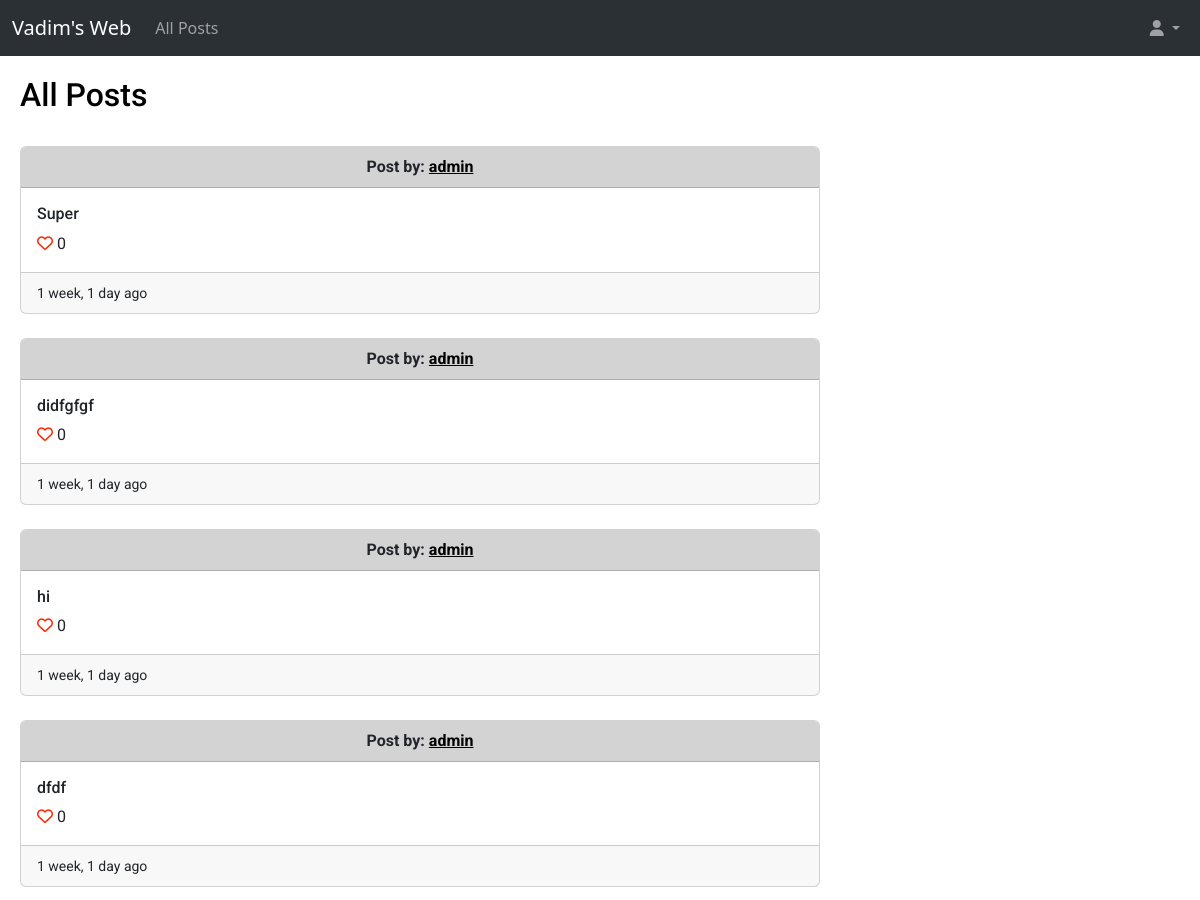
The app's page / (upper part), older data.
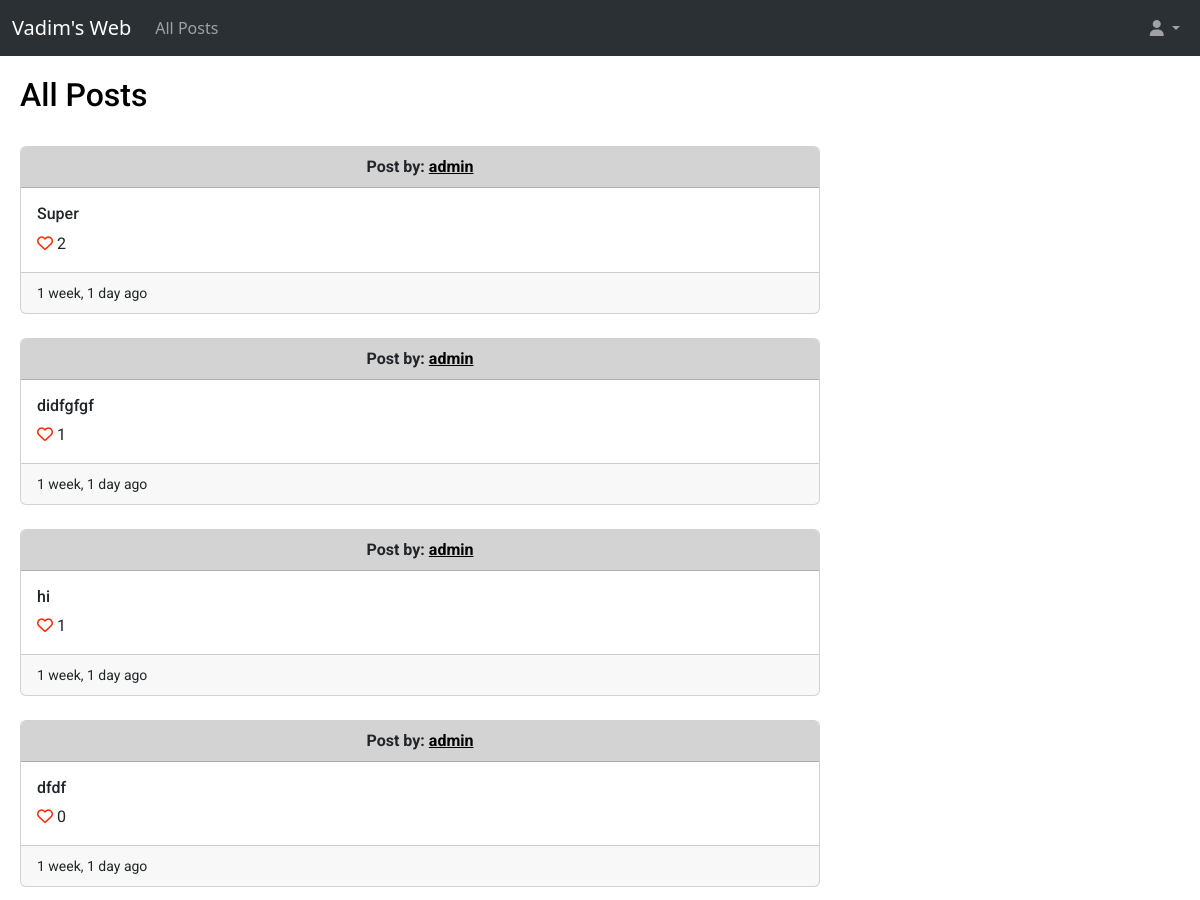
The same page, newer data.
### web/models.py (models this page shows, shortened)
class Post(models.Model):
    user = models.ForeignKey(User, on_delete=models.CASCADE, related_name='post_user')
    content = models.CharField(max_length=140)
    creation_date = models.DateTimeField(auto_now_add=True, blank=True)
    number_of_likes = models.IntegerField(default=0)
    comments = models.ManyToManyField('Comments', blank=True, related_name="comments")

class User(AbstractUser):
    number_of_followers = models.IntegerField(default=0)
    number_of_following = models.IntegerField(default=0)
    def __str__(self):
        return f"{self.username}"

### web/views.py (the view)
# urls.py: path("", views.index, name="index"),
def index(request):
    allposts = Post.objects.all().order_by('id').reverse()
    current_user = request.user
    paginator = Paginator(allposts, 10)
    page_namber = request.GET.get('page')
    page_obj = paginator.get_page(page_namber)
    whoyoulike = []
    all_likes = Like.objects.all()
    for like in all_likes:
        if like.user == current_user:
            whoyoulike.append(like.post.id)
    return render(request, "web/index.html", {
                "allposts": page_obj,
                "current_user": current_user,
                "whoyoulike": whoyoulike
            })

### web/templates/web/index.html (shortened to what this page needs)
{% extends "web/layout.html" %}
{% load humanize %}
{% block body %}
    <h2>All Posts</h2>
    {% if user.is_authenticated %}
        <br>
        <h4>New Post</h4>
        <form action="{% url 'newpost' %}" method="post">
            {% csrf_token %}
            <div class="mb-3">
                <textarea class="form-control" rows="3" name="content"></textarea>
                <button style="margin-top: 10px;" type="submit" class="btn btn-primary mb-3">Post</button>
            </div>
        </form>
    {% else %}
        <br>
    {% endif %}
    {% for post in allposts %}
        <div class="card" style="max-width: 50rem;">
            <div style="background-color:lightgray;" class="card-header text-center">
                {% if user.is_authenticated %}
                    <strong >Post by: <a  style="color: black;" href="{% url 'profileforuserid' post.user.id %}">{{ post.user }}</a></strong>
                    {% if current_user == post.user %}
                        <button  type="button" class="btn btn-outline-light btn-sm " data-bs-toggle="modal" data-bs-target="#deletePostModal">
                            Delete Post
                        </button>
                        <div class="modal fade" id="deletePostModal" tabindex="-1" aria-labelledby="deletePostModalLabel" aria-hidden="true">
                            <div class="modal-dialog">
                              <div class="modal-content">
                                <div class="modal-header">
                                  <button type="button" class="btn-close" data-bs-dismiss="modal" aria-label="Close"></button>
                                </div>
                                <div class="modal-body">
                                  Are you sure, you want to delete this post?
                                </div>
                                <div class="modal-footer">
                                  <button type="button" class="btn btn-secondary" data-bs-dismiss="modal">No</button>
                                  <a href="{% url 'delete_post' post.id %}" class="btn btn-primary">Yes</a>
                                </div>
                              </div>
                            </div>
                          </div>
                    {% endif %}
                {% else %}
                    <strong>Post by: <a style="color: black;" href="{% url 'login' %}">{{ post.user }}</a></strong>
                {% endif %}
            </div>
            <div class="card-body">
                <h6 class="card-title" id="content_area{{ post.id }}">{{ post.content }}</h6>
                {% if user.is_authenticated %}
                    {% if post.id in whoyoulike %}
                        <button class="fa-solid fa-heart" style="color: #ff2600;" onclick="likeHandler({{ post.id }}, {{ whoyoulike }})" id="{{ post.id }}"> </button><span id="like_number{{ post.id }}"> {{ post.number_of_likes }}</span>
                    {% else %}
                        <button class="fa-regular fa-heart" style="color: #ff2600;" onclick="likeHandler({{ post.id }}, {{ whoyoulike }})" id="{{ post.id }}"> </button> <span id="like_number{{ post.id }}">{{ post.number_of_likes }}</span>
                            {% endif %}
                {% else %}
                    <a href="{% url 'login' %}" class="fa-regular fa-heart" style="color: #ff2600; text-decoration: none;" ></a><span> {{ post.number_of_likes }}</span>
                {% endif %}
            </div>
            <div class="card-footer">
                <small>{{ post.creation_date|naturaltime }}</small>
            </div>
        </div>
        <br>
    {% endfor %}
{% endblock %}

Row changes from the older to the newer data that the page shows:
changed Post "Super": number_of_likes "0" → "2"
changed Post "didfgfgf": number_of_likes "0" → "1"
changed Post "hi": number_of_likes "0" → "1"
